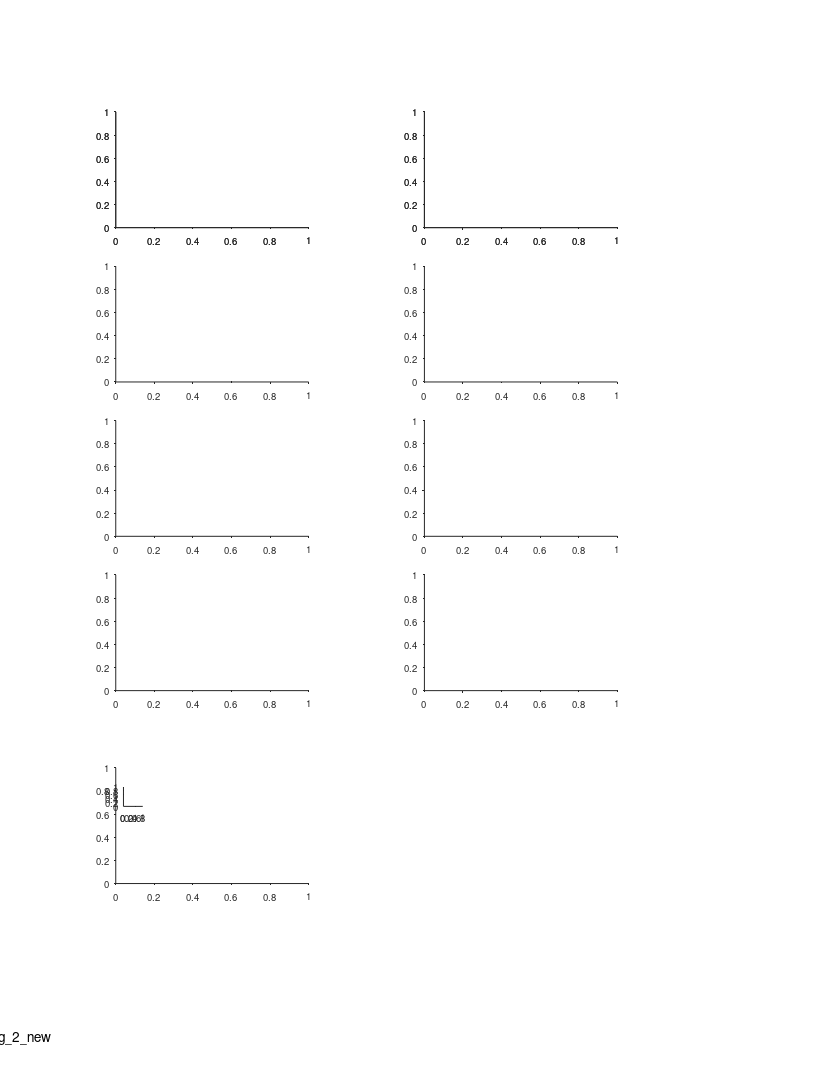

The MATLAB source for this figure: (Note: this script raises an error after producing the figure.)
%% Replay - Fig 2( new) - replay at single-units level
%%
clear 
clc
close all

%% plotting options
ii_cat = 3; % pooled
params_opt = 11;
seq_examples_list = [ ...FR_peaks_loc
    struct('exp_ID','b0184_d191205', 'ii_dir',1, 'ii_seq', 18, 'ii_FE', 9);...% FE=2/5/9/18/26/27/31
    struct('exp_ID','b0184_d191205', 'ii_dir',1, 'ii_seq', 28, 'ii_FE', 30);...% FE=20/30/31
    ];
norm_FR_matrix_per_cell = 1;

%% graphics params

%% define output files
res_dir =  'L:\paper_replay\figures';
mkdir(res_dir)
fig_name_str = 'Fig_2_new';
fig_caption_str = ' ';
log_name_str = [fig_name_str '_log_file' '.txt'];
log_name_str = strrep(log_name_str , ':', '-');
log_name_str = strrep(log_name_str , ' ', '_');
log_name_out = fullfile(res_dir, log_name_str);

%% open log file
diary off
diary(log_name_out)
diary on
disp('Log file');
disp(['created: ', datestr(clock)]);
disp('======================================================');
disp([fig_name_str ':' fig_caption_str]);   
disp('======================================================');
disp('');

%% create figure
% figure_size_cm = [21.0 29.7]; % ~A4
figure_size_cm = [21.6 27.9]; % ~US letter
close all
fig = figure;
% Some WYSIWYG options:
set(gcf,'DefaultAxesFontSize',7);
set(gcf,'DefaultAxesFontName','helvetica');
set(gcf,'DefaultAxesUnits','centimeters');
set(gcf,'PaperType','usletter')
% set(gcf,'PaperType','<custom>');
set(gcf,'PaperUnits','centimeters','PaperPosition',[0 0 figure_size_cm]);
set(gcf,'PaperOrientation','portrait');
set(gcf,'Units','centimeters','Position',get(gcf,'paperPosition')+[0 0 0 0]); % position on screen...
set(gcf, 'Renderer', 'painters');
% set(gcf, 'color', 'none');
set(groot, 'defaultAxesColor','None')
set(groot, 'defaultAxesTickDir', 'out');
set(groot,  'defaultAxesTickDirMode', 'manual');
annotation('textbox', [0.5 1 0 0], 'String',fig_name_str, 'HorizontalAlignment','center','Interpreter','none', 'FitBoxToText','on');

% create panels
clear panels

w = 5;
h = 3;
x = 3;
y = 10+[0 4 8 12 12];
y = flip(y);
panels{1}(1,1) = axes('position', [x y(1) w h]);
panels{1}(1,2) = axes('position', [x y(2) w h]);
panels{1}(1,3) = axes('position', [x y(3) w h]);
panels{1}(1,4) = axes('position', [x y(4) w h]);
panels{1}(1,5) = axes('position', [x y(5) w h]);
x = x + 8;
panels{1}(2,1) = axes('position', [x y(1) w h]);
panels{1}(2,2) = axes('position', [x y(2) w h]);
panels{1}(2,3) = axes('position', [x y(3) w h]);
panels{1}(2,4) = axes('position', [x y(4) w h]);
panels{1}(2,5) = axes('position', [x y(5) w h]);

x = 3;
y = 5;
panels{2}(1) = axes('position', [x y w h]);
panels{2}(2) = axes('position', [x+0.2 y+2 .5 .5]);

total_offset = [0 0];
for ii = 1:length(panels)
    subpanels = panels{ii};
    subpanels = subpanels(:);
    for jj = 1:length(subpanels)
        subpanels(jj).Position([1 2]) = subpanels(jj).Position([1 2]) + total_offset;
    end
end

%%
for ii_ex = 1:length(seq_examples_list)
    
    %% load cells data
    ex = seq_examples_list(ii_ex);
    exp_ID = ex.exp_ID;
    ii_dir = ex.ii_dir;
    ii_seq = ex.ii_seq;
    ii_FE = ex.ii_FE;
    cells_t = DS_get_cells_summary();
    cells_exp_ID = cellfun(@(c)DS_get_exp_ID_from_cell_ID(c),cells_t.cell_ID,'UniformOutput',false);
    TF = string(cells_exp_ID) == string(exp_ID);
    cells_t(~TF,:)=[];
    cells = cellfun(@(c)(cell_load_data(c,'details')), cells_t.cell_ID, 'UniformOutput',1);
    details = [cells.details];
    details(~contains({details.brain_area}, {'CA1','CA3'})) = [];
    details(~ismember([details.ClusterQuality], [2])) = [];
    cells_t = cells_t({details.cell_ID},:);
    cells = cellfun(@(c)cell_load_data(c,'details','signif','inclusion'),cells_t.cell_ID);
    clear cells_t
    inclusion = cat(1,cells.inclusion);
    cells(~[inclusion(:,1).pyr])=[];
    details = [cells.details];
    cells = cellfun(@(c)cell_load_data(c,'details','signif','inclusion','fields','FR_map','replay_FR_map','spikes','FE'),{details.cell_ID});
    inclusion = cat(1,cells.inclusion);
    signif = cat(1,cells.signif);

    %% get relevant cells for map direction
    inclusion_dir = inclusion(:,ii_dir);
    signif_dir = signif(:,ii_dir);
    TF = [inclusion_dir.TF];
    TF = TF & [signif_dir.SI_thr_shuffle];
    TF = TF & [signif_dir.SI_thr_signif];
    cells_dir = cells(TF);
    nCellsDir = length(cells_dir);
    clrs = distinguishable_colors(nCellsDir);
    events = cells_dir(1).replay_FR_map.replay_PSTH_all(ii_cat,ii_dir).events;
    seqs = [events.seq_model];

    %% get the relevant seq
    seq = seqs(ii_seq);
    event = events(ii_seq);
    seq_ts = [seq.start_ts seq.end_ts];
    seq_pos = [seq.start_pos seq.end_pos];
    seq_pos_limits = sort(seq_pos,'ascend');

    %% arrange data for plotting
    XX = {};
    YY = {};
    YY2 = {};
    ZZ = {};
    TFTF = {};
    nFieldsInvolved = 0;
    allFieldLocs = [];
    fieldsCellnum = [];
    for ii_cell = 1:nCellsDir
        cell = cells_dir(ii_cell);
        fields = cell.fields{ii_dir};
        if isempty(fields)
            continue;
        end
        fields_edges = cat(1,fields.edges_prc);
        fields_TF = false(size(fields));
        for ii_field = 1:length(fields)
            field_int = fixed.Interval( fields_edges(ii_field,1),fields_edges(ii_field,1) );
            replay_int = fixed.Interval(seq_pos_limits(1),seq_pos_limits(2));
            fields_TF(ii_field) = overlaps(field_int,replay_int);
        end
        fields = fields(fields_TF);
        if isempty(fields)
            continue;
        end
        [~,~,x,~] = get_data_in_ti(cell.spikes.ts, seq_ts);
        if isempty(x)
            continue;
        end
        y = [fields.loc];
        y2 = [1:length(fields)]+nFieldsInvolved;
        nFieldsInvolved = nFieldsInvolved + length(fields);
        z = [fields.width_prc];
        allFieldLocs = [allFieldLocs y];
        fieldsCellnum = [fieldsCellnum ii_cell*ones(1,length(fields))];
        expected_spikes_loc = interp1(seq_ts,seq_pos, x, 'linear');
        
        [X,Y] = meshgrid(x, y);
        [X,Y2] = meshgrid(x, y2);
        [X,Z] = meshgrid(x, z);
        TF = false(size(Y));
        [~,nearest_field_per_spike] = min(abs(Y-expected_spikes_loc),[],1);
        IND = sub2ind(size(TF),nearest_field_per_spike,1:length(x));
        TF(IND) = true;
        
        X = X(:);
        Y = Y(:);
        Y2 = Y2(:);
        Z = Z(:);
        TF = TF(:);
        XX{ii_cell} = X;
        YY{ii_cell} = Y;
        YY2{ii_cell} = Y2;
        ZZ{ii_cell} = Z;
        TFTF{ii_cell} = TF;
    end
    XXX = cat(1,XX{:});
    YYY = cat(1,YY{:});
    YYY2 = cat(1,YY2{:});
    ZZZ = cat(1,ZZ{:});
    TFTFTF = logical(cat(1,TFTF{:}));
    mark_height = interp1([min(ZZZ) max(ZZZ)],[20 50],ZZZ,'linear');

    if isnan(event.rest_ball_num)
        epoch_type = 'sleep';
    else
        epoch_type = 'rest';
    end
    fprintf('epoch type = %s (#%d)\n',epoch_type,event.epoch_num)
    decode = decoding_load_data(exp_ID, epoch_type, params_opt);
    seq_ts_with_margin = seq_ts + [-1 1].*1e6*0.1;
    decode_IX = find(decode.time > seq_ts_with_margin(1) & decode.time < seq_ts_with_margin(2));
    decode_posterior = squeeze(decode.posterior(:,event.state_num,decode_IX));
    decode_time = decode.time(decode_IX);
    decode_pos = decode.pos;

    %% plot seq spikes
    % this panel is made of two panels: 1) posterior imagesc and 2) spikes
    axes(panels{1}(ii_ex,1))
    cla reset
    hold on
    imagesc(decode_time, decode_pos, decode_posterior);
    axis tight
    hax=gca;
    hax.Colormap = flip(gray);
    rescale_plot_data('x',[1e-6 seq_ts(1)])
    ylimits = seq_pos_limits + [-1 1].*0.1*range(seq_pos_limits);
    ylim(ylimits);
    ylabel('Position (m)')
    title(sprintf('%s dir:%d seq:%d',exp_ID,ii_dir,ii_seq),'Interpreter','none');

    axes(panels{1}(ii_ex,2))
    cla reset
    hold on
    plot(seq_ts, seq_pos, '-r');
    hax=gca;
    hax.Colormap = clrs;
    hsc = scatter(XXX(~TFTFTF),YYY(~TFTFTF),[],fieldsCellnum(YYY2(~TFTFTF))','|','LineWidth',0.5,'SizeData',mark_height(~TFTFTF));
    hsc = scatter(XXX(TFTFTF),YYY(TFTFTF),[],fieldsCellnum(YYY2(TFTFTF))','|','LineWidth',2.5,'SizeData',mark_height(TFTFTF));
    ylim(ylimits);
    rescale_plot_data('x',[1e-6 seq_ts(1)])
    [rho_pearson, pval_pearson] = corr(XXX,YYY,"type","pearson");
    [rho_spearman, pval_spearman] = corr(XXX,YYY,"type","Spearman");
    xoffset = 1.05;
    text(xoffset,0.95,sprintf('r=%.2g',rho_pearson),'Units','normalized');
    text(xoffset,0.83,sprintf('P=%.2g',pval_pearson),'Units','normalized');
    text(xoffset,0.60,sprintf('\\rho=%.2g',rho_spearman),'Units','normalized');
    text(xoffset,0.48,sprintf('P=%.2g',pval_spearman),'Units','normalized');
    text(xoffset,0.30,sprintf('nFields=%d',nFieldsInvolved),'Units','normalized');
    ylabel('Position (m)')
    hax.Color = 'None';

    %% plot flight spikes (single flight example)
    axes(panels{1}(ii_ex,3))
    cla reset
    hold on
    for ii_cell = 1:nCellsDir
        cell = cells_dir(ii_cell);
        FE = cell.FE{ii_dir}(ii_FE);
        if ii_cell==1
            lm = fitlm([FE.pos],[FE.ts]);
            xlimits = feval(lm,seq_pos);
%             xlimits = interp1([FE.pos],[FE.ts],seq_pos,'linear','extrap');
            time_convert_src = xlimits;
            time_convert_dst = seq_ts;
            xlimits = seq_ts;
            x = interp1(time_convert_src,time_convert_dst,[FE.ts], 'linear','extrap');
            y = [FE.pos];
            plot(x,y,'k-');
        end
        x = interp1(time_convert_src,time_convert_dst, [FE.spikes_ts], 'linear','extrap');
        y = [FE.spikes_pos];
        plot(x,y, '|', 'Color',clrs(ii_cell,:))
    end
    xlim(xlimits)
    ylim(ylimits)
    rescale_plot_data('x',[1e-6 xlimits(1)])
    text(0.05,0.85,"flight #"+ii_FE,'HorizontalAlignment','Left','units','normalized');

    %% calc firing pattern matrix
    pos_fs = 5000;
    pos_dt = 1/pos_fs;
    pos_t = seq_ts(1) : pos_dt*1e6 : seq_ts(end);
    pos = interp1(seq_ts, seq_pos, pos_t, 'linear');
    bin_size = 0.1;
    ker_SD = 0.5;
    bin_edges = seq_pos_limits(1) : bin_size : seq_pos_limits(end);
    bin_centers = edges2centers(bin_edges);
    bin_centers_time = interp1(seq_pos, seq_ts, bin_centers, 'linear');
    bin_size_time_ms = median(diff(bin_centers_time))*1e-3;
    min_time_spent = 0;
    FR_replay = zeros(nCellsDir, length(bin_centers));
    FR_flight = zeros(nCellsDir, length(bin_centers));
    for ii_cell = 1:nCellsDir
        cell = cells_dir(ii_cell);
        [~,~,spikes_ts,~] = get_data_in_ti(cell.spikes.ts, seq_ts);
        spikes_pos = interp1(seq_ts,seq_pos, spikes_ts,'linear');
        FR_replay(ii_cell,:) = computePSTH(pos,pos_fs,spikes_pos,bin_edges,min_time_spent,ker_SD);
        FR_flight(ii_cell,:) = interp1(cell.FR_map(ii_dir).all.bin_centers, cell.FR_map(ii_dir).all.PSTH, bin_centers, 'linear');
    end
    if norm_FR_matrix_per_cell
        FR_replay = FR_replay ./ max(FR_replay,[],2);
        FR_flight = FR_flight ./ max(FR_flight,[],2);
    end
    [rho_spearman, pval_spearman] = corr(FR_replay(:),FR_flight(:),'type','Spearman','rows','pairwise');
    [rho_pearson, pval_pearson] = corr(FR_replay(:),FR_flight(:),'type','Pearson','rows','pairwise');
    % cell-shuffle
    nShuffle = 1000;
    rho_pearson_shuffles = zeros(1,nShuffle);
    rho_spearman_shuffles = zeros(1,nShuffle);
    for ii_shuffle = 1:nShuffle
        shuffle_IX = randperm(nCellsDir,nCellsDir);
        FR_flight_shuffle = FR_flight(shuffle_IX,:);
        rho_spearman_shuffles(ii_shuffle) = corr(FR_replay(:),FR_flight_shuffle(:),'type','Spearman','rows','pairwise');
        rho_pearson_shuffles(ii_shuffle) = corr(FR_replay(:),FR_flight_shuffle(:),'type','Pearson','rows','pairwise');
    end
    rho_pearson_shuffles_z = (rho_pearson - mean(rho_pearson_shuffles)) / std(rho_pearson_shuffles);
    rho_spearman_shuffles_z = (rho_spearman - mean(rho_spearman_shuffles)) / std(rho_spearman_shuffles);

    %% sort cells for FR plots, according to FR peaks in flight
    [~,FR_peaks_loc] = max(FR_flight,[],2);
    [~, FR_sort_cells_IX] = sort(FR_peaks_loc);

    %% plot replay firing rate pattern
    axes(panels{1}(ii_ex,4))
    cla reset
    hold on
    imagesc(bin_centers_time, 1:nCellsDir, FR_replay(FR_sort_cells_IX,:));
    scatter(bin_centers_time(1)-0.02*range(bin_centers_time), 1:nCellsDir,50,clrs(FR_sort_cells_IX,:),'|','LineWidth',10,'clipping','off')
%         xlim(seq_ts + [-1 1].*0.05*range(seq_ts))
    rescale_plot_data('x',[1e-6 seq_ts(1)])
    yticks(1:nCellsDir)
    xoffset = 1.05;
    text(xoffset,0.90,sprintf('r=%.g',rho_pearson),'Units','normalized');
    text(xoffset,0.80,sprintf('P=%.g',pval_pearson),'Units','normalized');
    text(xoffset,0.65,sprintf('\\rho=%.g',rho_spearman),'Units','normalized');
    text(xoffset,0.55,sprintf('P=%.g',pval_spearman),'Units','normalized');
    text(xoffset,0.30,'shuffle','Units','normalized');
    text(xoffset,0.18,sprintf('r=%.2g (z)',rho_pearson_shuffles_z),'Units','normalized');
    text(xoffset,0.05,sprintf('\\rho=%.2g (z)',rho_spearman_shuffles_z),'Units','normalized');
    ylabel('cell no.')
    title('Replay firing rate','Units','normalized','Position',[0.5 0.92])

    %% plot flight firing rate pattern
    axes(panels{1}(ii_ex,5))
    cla reset
    hold on
    imagesc(bin_centers_time, 1:nCellsDir, FR_flight(FR_sort_cells_IX,:))
    scatter(bin_centers_time(1)-0.02*range(bin_centers_time), 1:nCellsDir,50,clrs(FR_sort_cells_IX,:),'|','LineWidth',10,'clipping','off')
    rescale_plot_data('x',[1e-6 seq_ts(1)])
    xlabel('Time (s)')
    ylabel('cell no.')
    yticks(1:nCellsDir)
    title('Flight firing rate','Units','normalized','Position',[0.5 0.92])

    %% link axes
    linkaxes(panels{1}(ii_ex,[1:5]),'x');
    xlim([0 seq.duration]+ [-1 1].*0.05*seq.duration);
end

%% single unit FR corr hist
axes(panels{2}(1))
cla reset
hold on
FR_corr = load("E:\Tamir\work\PROJECTS\LargeScale\paper_replay\figures\single_unit_replay_tuning_corr.mat");
histogram(cat(1,FR_corr.ccc_data{:}),'FaceColor',0.5*[1 1 1],'normalization','pdf','NumBins',21,'EdgeColor','None');
histogram(cat(1,FR_corr.ccc_shuffle{:}),'EdgeColor','k','DisplayStyle','Stairs','normalization','pdf','LineWidth',1.5);
xlim([-1 1])
xlabel({'Correlation of firing rate maps';'during flight vs. during replay'})
ylabel('Probability density')

%% add legend
axes(panels{2}(2))
cla reset
hold on
axis off
axis equal
patch([0 0 1 1],[0 1 1 0], 0.5*[1 1 1],'EdgeColor','None');
plot([0 1],[1 1].*2, 'k-','LineWidth',1.5)
text(1.5,0.5, 'shuffle','FontSize',7)
text(1.5,2, 'Data','FontSize',7)

%% add panel letters
font_size = 11;
axes(panels{1}(1,2))
text(-0.2,1.12, 'a', 'Units','normalized','FontWeight','bold','FontSize',font_size);
axes(panels{1}(1,3))
text(-0.2,1.12, 'b', 'Units','normalized','FontWeight','bold','FontSize',font_size);
axes(panels{1}(1,4))
text(-0.2,1.12, 'c', 'Units','normalized','FontWeight','bold','FontSize',font_size);
axes(panels{1}(1,5))
text(-0.2,1.12, 'd', 'Units','normalized','FontWeight','bold','FontSize',font_size);

axes(panels{2}(1))
text(-0.2,1.12, 'e', 'Units','normalized','FontWeight','bold','FontSize',font_size);

%%
fig_name = sprintf('%s_norm_FR_per_cell=%d_ex_1_FE_%d_ex_2_FE_%d', ...
    fig_name_str, ...
    norm_FR_matrix_per_cell,...
    seq_examples_list(1).ii_FE,...
    seq_examples_list(2).ii_FE)
file_out = fullfile(res_dir, fig_name);
print(gcf, file_out, '-dpdf', '-cmyk', '-painters');
disp('figure saved!')

%%
